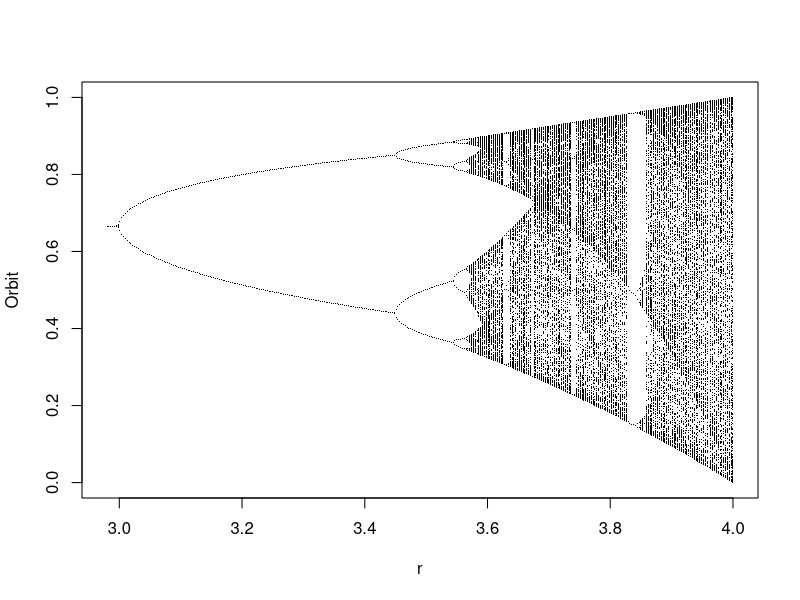

Write the R code that produced this figure.
logistic.map <- function(r, x, N, M){
  ## r: bifurcation parameter
  ## x: initial value
  ## N: number of iteration
  ## M: number of iteration points to be returned
  z <- 1:N
  z[1] <- x
  for(i in c(1:(N-1))){
    z[i+1] <- r *z[i]  * (1 - z[i])
  }
  ## Return the last M iterations 
  z[c((N-M):N)]
}

## Set scanning range for bifurcation parameter r
my.r <- seq(2.98, 4, by=0.003)
system.time(Orbit <- sapply(my.r, logistic.map,  x=0.1, N=1000, M=300))
##   user  system elapsed (on a 2.4GHz Core2Duo)
##   2.910   0.018   2.919 

Orbit <- as.vector(Orbit)
r <- sort(rep(my.r, 301))

plot(Orbit ~ r, pch=".")
